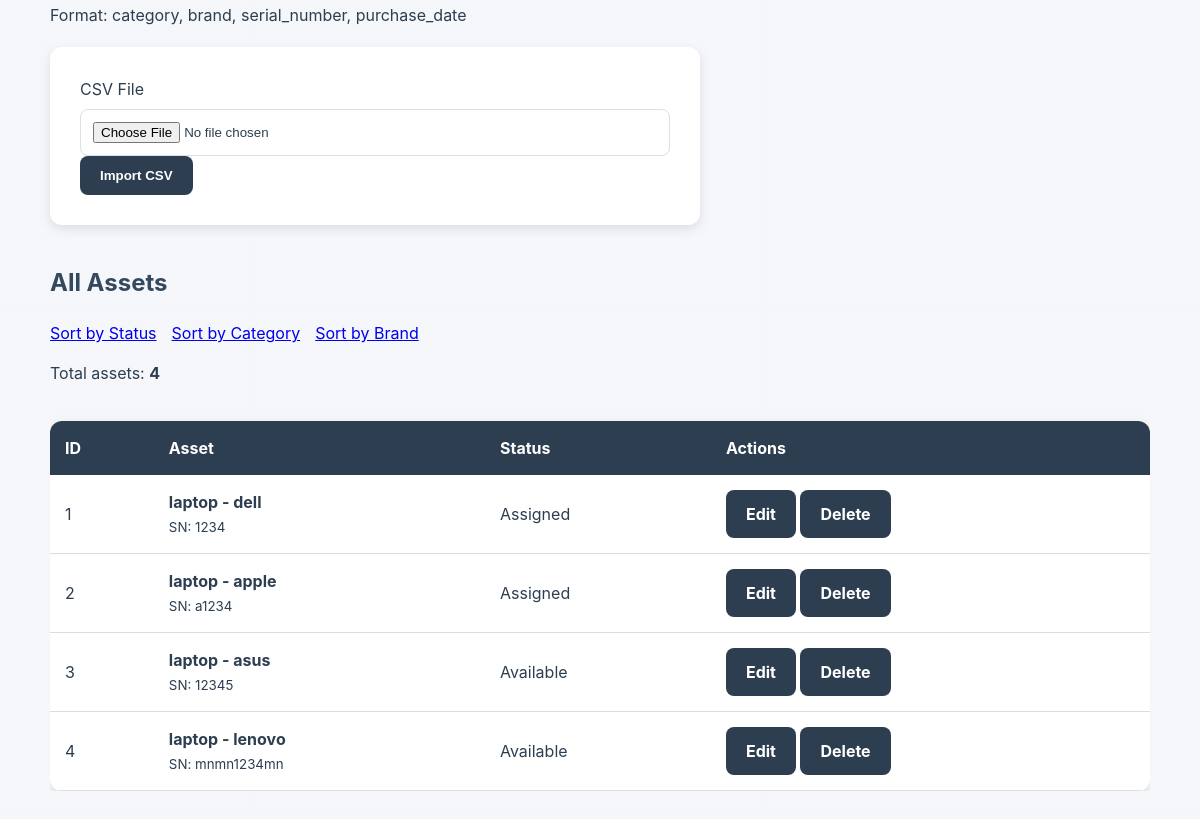
Before: /assets/add (lower part) with the older database file.
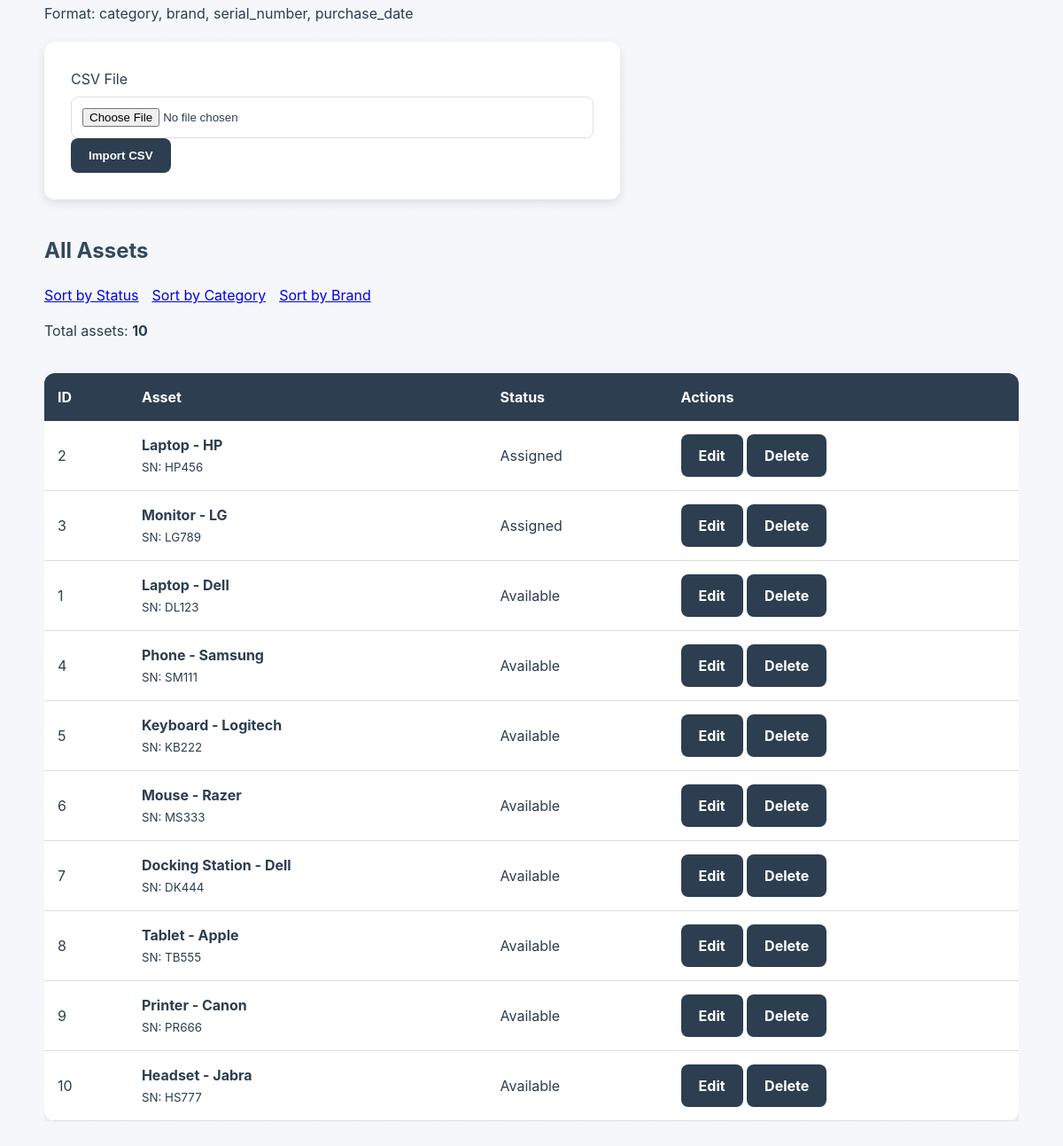
After: the same page with the newer database file.
### tables this page shows
CREATE TABLE assets (
        id INTEGER PRIMARY KEY AUTOINCREMENT,
        category TEXT,
        brand TEXT,
        serial_number TEXT UNIQUE,
        status TEXT NOT NULL DEFAULT 'Available',
        purchase_date TEXT
    );

### routes/assets.py (the view, shortened to what this page needs)
    @app.route("/assets/add", methods=["GET", "POST"])
    def add_asset_route() -> str | Response:
        sort_by = request.args.get("sort", "status")
        assets = get_all_assets(sort_by)
        return render_template(
            "assets/add.html",
            assets=assets
        )

### services/add_assets.py (called while the page is built)
def get_all_assets(
    sort_by: str = "status"
) -> list[sqlite3.Row]:
    allowed_sorts = {
        "status": "status",
        "category": "category",
        "brand": "brand"
    }
    sort_column = allowed_sorts.get(sort_by, "status")
    query = f"""
        SELECT *
        FROM assets
        ORDER BY {sort_column}
    """
    with sqlite3.connect(DB_PATH) as conn:
        conn.row_factory = sqlite3.Row
        cursor = conn.cursor()
        cursor.execute(query)
        return cursor.fetchall()

### templates/assets/add.html (shortened to what this page needs)
<!DOCTYPE html>
<html lang="en">
<head>
    <link rel="stylesheet"
          href="{{ url_for('static', filename='style.css') }}">
</head>
<body>
<div class="container">
    <section class="content-section">
        <p>
            Format:
            category, brand, serial_number, purchase_date
        </p>
        <form method="POST"
              enctype="multipart/form-data">
            <div class="form-group">
                <label for="csv_file">
                    CSV File
                </label>
                <input type="file"
                       id="csv_file"
                       name="csv_file"
                       accept=".csv"
                       required>
            </div>
            <button type="submit"
                    name="import_csv">
                Import CSV
            </button>
        </form>
    </section>
    <section class="content-section">
        <p>
            <h2>All Assets</h2>
            <div class="header-buttons">
                <a href="?sort=status"
                   >
                    Sort by Status
                </a>
                <a href="?sort=category"
                   >
                    Sort by Category
                </a>
                <a href="?sort=brand"
                   >
                    Sort by Brand
                </a>
            </div>
        </p>
        <p>
            Total assets:
            <strong>{{ assets|length }}</strong>
        </p>
        {% if assets %}
            <div class="table-wrapper">
                <table>
                    <thead>
                        <tr>
                            <th>ID</th>
                            <th>Asset</th>
                            <th>Status</th>
                            <th>Actions</th>
                        </tr>
                    </thead>
                    <tbody>
                        {% for asset in assets %}
                        <tr>
                            <td>
                                {{ asset["id"] }}
                            </td>
                            <td>
                                <strong>
                                    {{ asset["category"] }}
                                    -
                                    {{ asset["brand"] }}
                                </strong>
                                <br>
                                <small>
                                    SN:
                                    {{ asset["serial_number"] }}
                                </small>
                            </td>
                            <td>
                                {{ asset["status"] }}
                            </td>
                            <td>
                                <div class="action-links">
                                    <a href="{{ url_for('edit_asset', asset_id=asset['id']) }}"
                                       class="btn btn-small">
                                        Edit
                                    </a>
                                    <a href="{{ url_for('delete_asset_route', asset_id=asset['id']) }}"
                                       class="btn btn-small"
                                       onclick="return confirm('Delete this asset?')">
                                        Delete
                                    </a>
                                </div>
                            </td>
                        </tr>
                        {% endfor %}
                    </tbody>
                </table>
            </div>
        {% else %}
            <p>No assets found.</p>
        {% endif %}
    </section>
</div>
</body>
</html>

Changed rows visible on the page:
changed assets id 2: category "laptop" → "Laptop"; brand "apple" → "HP"; serial_number "a1234" → "HP456"
changed assets id 3: category "laptop" → "Monitor"; brand "asus" → "LG"; serial_number "12345" → "LG789"; status "Available" → "Assigned"
changed assets id 1: category "laptop" → "Laptop"; brand "dell" → "Dell"; serial_number "1234" → "DL123"; status "Assigned" → "Available"; moves down the list
changed assets id 4: category "laptop" → "Phone"; brand "lenovo" → "Samsung"; serial_number "mnmn1234mn" → "SM111"
added assets: id "5", category "Keyboard", brand "Logitech", serial_number "KB222", status "Available"
added assets: id "6", category "Mouse", brand "Razer", serial_number "MS333", status "Available"
added assets: id "7", category "Docking Station", brand "Dell", serial_number "DK444", status "Available"
added assets: id "8", category "Tablet", brand "Apple", serial_number "TB555", status "Available"
added assets: id "9", category "Printer", brand "Canon", serial_number "PR666", status "Available"
added assets: id "10", category "Headset", brand "Jabra", serial_number "HS777", status "Available"
Other visible differences:
{{ assets|length }}: "4" → "10"
